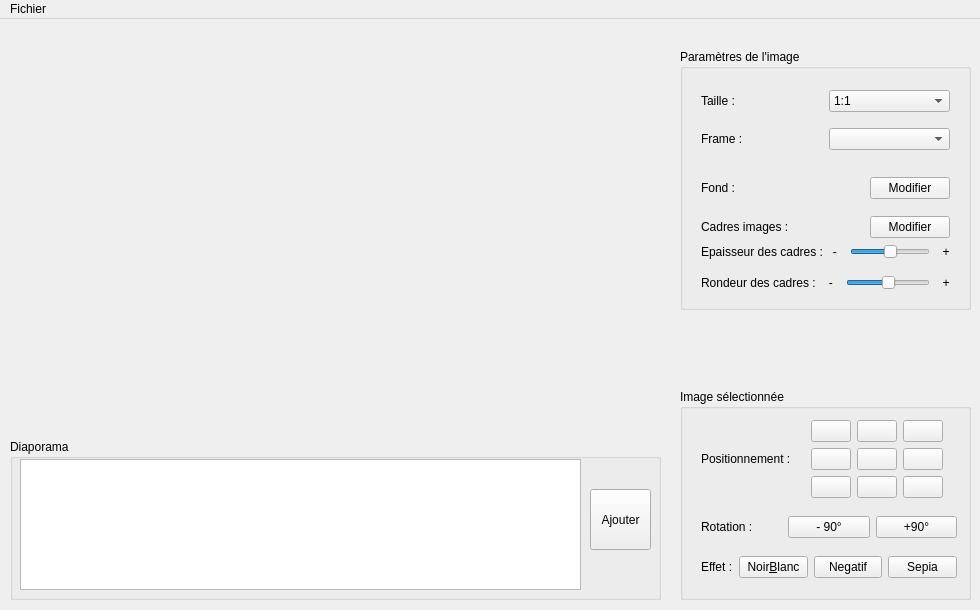
<?xml version="1.0" encoding="UTF-8"?>
<ui version="4.0">
 <class>MainWindow</class>
 <widget class="QMainWindow" name="MainWindow">
  <property name="geometry">
   <rect>
    <x>0</x>
    <y>0</y>
    <width>980</width>
    <height>610</height>
   </rect>
  </property>
  <property name="windowTitle">
   <string>MainWindow</string>
  </property>
  <widget class="QWidget" name="centralWidget">
   <widget class="QGroupBox" name="groupeGdeImage">
    <property name="geometry">
     <rect>
      <x>680</x>
      <y>30</y>
      <width>291</width>
      <height>261</height>
     </rect>
    </property>
    <property name="title">
     <string>Paramètres de l'image</string>
    </property>
    <widget class="QWidget" name="verticalLayoutWidget">
     <property name="geometry">
      <rect>
       <x>10</x>
       <y>30</y>
       <width>271</width>
       <height>222</height>
      </rect>
     </property>
     <layout class="QVBoxLayout" name="verticalLayout">
      <item>
       <layout class="QHBoxLayout" name="horizontalLayout_8">
        <item>
         <widget class="QLabel" name="labelTaille">
          <property name="text">
           <string>Taille :</string>
          </property>
         </widget>
        </item>
        <item>
         <widget class="QComboBox" name="taille">
          <item>
           <property name="text">
            <string>1:1</string>
           </property>
          </item>
          <item>
           <property name="text">
            <string>2:1</string>
           </property>
          </item>
          <item>
           <property name="text">
            <string>3:2</string>
           </property>
          </item>
          <item>
           <property name="text">
            <string>4:3</string>
           </property>
          </item>
          <item>
           <property name="text">
            <string>5:4</string>
           </property>
          </item>
          <item>
           <property name="text">
            <string>16:9</string>
           </property>
          </item>
         </widget>
        </item>
       </layout>
      </item>
      <item>
       <spacer name="verticalSpacer">
        <property name="orientation">
         <enum>Qt::Vertical</enum>
        </property>
        <property name="sizeHint" stdset="0">
         <size>
          <width>20</width>
          <height>40</height>
         </size>
        </property>
       </spacer>
      </item>
      <item>
       <layout class="QHBoxLayout" name="horizontalLayout_5">
        <item>
         <widget class="QLabel" name="labelFrame">
          <property name="text">
           <string>Frame :</string>
          </property>
         </widget>
        </item>
        <item>
         <widget class="QComboBox" name="frames">
          <property name="iconSize">
           <size>
            <width>30</width>
            <height>30</height>
           </size>
          </property>
          <property name="modelColumn">
           <number>0</number>
          </property>
          <item>
           <property name="text">
            <string/>
           </property>
           <property name="icon">
            <iconset>
             <normalon>:/frames/0</normalon>
            </iconset>
           </property>
          </item>
          <item>
           <property name="text">
            <string/>
           </property>
           <property name="icon">
            <iconset>
             <normalon>:/frames/1</normalon>
            </iconset>
           </property>
          </item>
          <item>
           <property name="text">
            <string/>
           </property>
           <property name="icon">
            <iconset>
             <normalon>:/frames/2</normalon>
            </iconset>
           </property>
          </item>
          <item>
           <property name="text">
            <string/>
           </property>
           <property name="icon">
            <iconset>
             <normalon>:/frames/3</normalon>
            </iconset>
           </property>
          </item>
          <item>
           <property name="text">
            <string/>
           </property>
           <property name="icon">
            <iconset>
             <normalon>:/frames/4</normalon>
            </iconset>
           </property>
          </item>
          <item>
           <property name="text">
            <string/>
           </property>
           <property name="icon">
            <iconset resource="Ressources.qrc">
             <normaloff>:/frames/5</normaloff>:/frames/5</iconset>
           </property>
          </item>
          <item>
           <property name="text">
            <string/>
           </property>
           <property name="icon">
            <iconset resource="Ressources.qrc">
             <normaloff>:/frames/6</normaloff>:/frames/6</iconset>
           </property>
          </item>
          <item>
           <property name="text">
            <string/>
           </property>
           <property name="icon">
            <iconset resource="Ressources.qrc">
             <normaloff>:/frames/7</normaloff>:/frames/7</iconset>
           </property>
          </item>
          <item>
           <property name="text">
            <string/>
           </property>
           <property name="icon">
            <iconset resource="Ressources.qrc">
             <normaloff>:/frames/8</normaloff>:/frames/8</iconset>
           </property>
          </item>
          <item>
           <property name="text">
            <string/>
           </property>
           <property name="icon">
            <iconset resource="Ressources.qrc">
             <normaloff>:/frames/9</normaloff>:/frames/9</iconset>
           </property>
          </item>
          <item>
           <property name="text">
            <string/>
           </property>
           <property name="icon">
            <iconset resource="Ressources.qrc">
             <normaloff>:/frames/10</normaloff>:/frames/10</iconset>
           </property>
          </item>
          <item>
           <property name="text">
            <string/>
           </property>
           <property name="icon">
            <iconset resource="Ressources.qrc">
             <normaloff>:/frames/11</normaloff>:/frames/11</iconset>
           </property>
          </item>
          <item>
           <property name="text">
            <string/>
           </property>
           <property name="icon">
            <iconset resource="Ressources.qrc">
             <normaloff>:/frames/12</normaloff>:/frames/12</iconset>
           </property>
          </item>
          <item>
           <property name="text">
            <string/>
           </property>
           <property name="icon">
            <iconset resource="Ressources.qrc">
             <normaloff>:/frames/13</normaloff>:/frames/13</iconset>
           </property>
          </item>
         </widget>
        </item>
       </layout>
      </item>
      <item>
       <spacer name="verticalSpacer_2">
        <property name="orientation">
         <enum>Qt::Vertical</enum>
        </property>
        <property name="sizeHint" stdset="0">
         <size>
          <width>20</width>
          <height>40</height>
         </size>
        </property>
       </spacer>
      </item>
      <item>
       <layout class="QHBoxLayout" name="horizontalLayout_10"/>
      </item>
      <item>
       <spacer name="verticalSpacer_5">
        <property name="orientation">
         <enum>Qt::Vertical</enum>
        </property>
        <property name="sizeHint" stdset="0">
         <size>
          <width>20</width>
          <height>40</height>
         </size>
        </property>
       </spacer>
      </item>
      <item>
       <layout class="QHBoxLayout" name="horizontalLayout_9">
        <item>
         <widget class="QLabel" name="labelFond">
          <property name="text">
           <string>Fond : </string>
          </property>
         </widget>
        </item>
        <item>
         <widget class="QLabel" name="couleurFond">
          <property name="text">
           <string/>
          </property>
         </widget>
        </item>
        <item>
         <widget class="QPushButton" name="btnModifierFond">
          <property name="text">
           <string>Modifier</string>
          </property>
         </widget>
        </item>
       </layout>
      </item>
      <item>
       <spacer name="verticalSpacer_3">
        <property name="orientation">
         <enum>Qt::Vertical</enum>
        </property>
        <property name="sizeHint" stdset="0">
         <size>
          <width>20</width>
          <height>40</height>
         </size>
        </property>
       </spacer>
      </item>
      <item>
       <layout class="QHBoxLayout" name="horizontalLayout_11">
        <item>
         <widget class="QLabel" name="labelCadre">
          <property name="text">
           <string>Cadres images :</string>
          </property>
         </widget>
        </item>
        <item>
         <widget class="QLabel" name="couleurCadres">
          <property name="text">
           <string/>
          </property>
         </widget>
        </item>
        <item>
         <widget class="QPushButton" name="btnCouleurCadres">
          <property name="text">
           <string>Modifier</string>
          </property>
         </widget>
        </item>
       </layout>
      </item>
      <item>
       <layout class="QHBoxLayout" name="horizontalLayout_7">
        <item>
         <widget class="QLabel" name="labelEpaisseur">
          <property name="text">
           <string>Epaisseur des cadres :   -  </string>
          </property>
         </widget>
        </item>
        <item>
         <widget class="QSlider" name="epaisseur">
          <property name="minimum">
           <number>1</number>
          </property>
          <property name="maximum">
           <number>9</number>
          </property>
          <property name="singleStep">
           <number>1</number>
          </property>
          <property name="value">
           <number>5</number>
          </property>
          <property name="orientation">
           <enum>Qt::Horizontal</enum>
          </property>
         </widget>
        </item>
        <item>
         <widget class="QLabel" name="labelRondeur2_2">
          <property name="text">
           <string>  +</string>
          </property>
         </widget>
        </item>
       </layout>
      </item>
      <item>
       <spacer name="verticalSpacer_4">
        <property name="orientation">
         <enum>Qt::Vertical</enum>
        </property>
        <property name="sizeHint" stdset="0">
         <size>
          <width>20</width>
          <height>40</height>
         </size>
        </property>
       </spacer>
      </item>
      <item>
       <layout class="QHBoxLayout" name="horizontalLayout_6">
        <item>
         <widget class="QLabel" name="labelRondeur">
          <property name="text">
           <string>Rondeur des cadres :    -  </string>
          </property>
         </widget>
        </item>
        <item>
         <widget class="QSlider" name="rondeur">
          <property name="minimum">
           <number>0</number>
          </property>
          <property name="maximum">
           <number>10</number>
          </property>
          <property name="singleStep">
           <number>1</number>
          </property>
          <property name="value">
           <number>5</number>
          </property>
          <property name="orientation">
           <enum>Qt::Horizontal</enum>
          </property>
         </widget>
        </item>
        <item>
         <widget class="QLabel" name="labelRondeur2">
          <property name="text">
           <string>  +</string>
          </property>
         </widget>
        </item>
       </layout>
      </item>
     </layout>
    </widget>
   </widget>
   <widget class="QGroupBox" name="groupPetiteImage">
    <property name="geometry">
     <rect>
      <x>680</x>
      <y>370</y>
      <width>291</width>
      <height>211</height>
     </rect>
    </property>
    <property name="title">
     <string>Image sélectionnée</string>
    </property>
    <widget class="QWidget" name="verticalLayoutWidget_2">
     <property name="geometry">
      <rect>
       <x>10</x>
       <y>20</y>
       <width>278</width>
       <height>180</height>
      </rect>
     </property>
     <layout class="QVBoxLayout" name="verticalLayout_2">
      <item>
       <layout class="QHBoxLayout" name="horizontalLayout_15">
        <item>
         <widget class="QLabel" name="labelPositionnement">
          <property name="text">
           <string>Positionnement :</string>
          </property>
         </widget>
        </item>
        <item>
         <spacer name="horizontalSpacer_2">
          <property name="orientation">
           <enum>Qt::Horizontal</enum>
          </property>
          <property name="sizeHint" stdset="0">
           <size>
            <width>40</width>
            <height>20</height>
           </size>
          </property>
         </spacer>
        </item>
        <item>
         <layout class="QGridLayout" name="gridLayout">
          <item row="0" column="0">
           <widget class="QPushButton" name="btnGH">
            <property name="minimumSize">
             <size>
              <width>0</width>
              <height>0</height>
             </size>
            </property>
            <property name="maximumSize">
             <size>
              <width>16000000</width>
              <height>16000000</height>
             </size>
            </property>
            <property name="text">
             <string/>
            </property>
            <property name="icon">
             <iconset>
              <normalon>:/logo/positionnement/GH</normalon>
             </iconset>
            </property>
           </widget>
          </item>
          <item row="0" column="1">
           <widget class="QPushButton" name="btnMH">
            <property name="text">
             <string/>
            </property>
            <property name="icon">
             <iconset>
              <normalon>:/logo/positionnement/MH</normalon>
             </iconset>
            </property>
           </widget>
          </item>
          <item row="0" column="2">
           <widget class="QPushButton" name="btnDH">
            <property name="text">
             <string/>
            </property>
            <property name="icon">
             <iconset>
              <normalon>:/logo/positionnement/DH</normalon>
             </iconset>
            </property>
           </widget>
          </item>
          <item row="1" column="0">
           <widget class="QPushButton" name="btnGM">
            <property name="text">
             <string/>
            </property>
            <property name="icon">
             <iconset>
              <normalon>:/logo/positionnement/GM</normalon>
             </iconset>
            </property>
           </widget>
          </item>
          <item row="1" column="1">
           <widget class="QPushButton" name="btnMM">
            <property name="text">
             <string/>
            </property>
            <property name="icon">
             <iconset>
              <normalon>:/logo/positionnement/MM</normalon>
             </iconset>
            </property>
           </widget>
          </item>
          <item row="1" column="2">
           <widget class="QPushButton" name="btnDM">
            <property name="text">
             <string/>
            </property>
            <property name="icon">
             <iconset>
              <normalon>:/logo/positionnement/DM</normalon>
             </iconset>
            </property>
           </widget>
          </item>
          <item row="2" column="0">
           <widget class="QPushButton" name="btnGB">
            <property name="text">
             <string/>
            </property>
            <property name="icon">
             <iconset>
              <normalon>:/logo/positionnement/GB</normalon>
             </iconset>
            </property>
           </widget>
          </item>
          <item row="2" column="1">
           <widget class="QPushButton" name="btnMB">
            <property name="text">
             <string/>
            </property>
            <property name="icon">
             <iconset>
              <normalon>:/logo/positionnement/MB</normalon>
             </iconset>
            </property>
           </widget>
          </item>
          <item row="1" column="3">
           <spacer name="horizontalSpacer">
            <property name="orientation">
             <enum>Qt::Horizontal</enum>
            </property>
            <property name="sizeHint" stdset="0">
             <size>
              <width>40</width>
              <height>20</height>
             </size>
            </property>
           </spacer>
          </item>
          <item row="2" column="2">
           <widget class="QPushButton" name="btnDB">
            <property name="text">
             <string/>
            </property>
            <property name="icon">
             <iconset>
              <normalon>:/logo/positionnement/DB</normalon>
             </iconset>
            </property>
           </widget>
          </item>
         </layout>
        </item>
       </layout>
      </item>
      <item>
       <spacer name="verticalSpacer_6">
        <property name="orientation">
         <enum>Qt::Vertical</enum>
        </property>
        <property name="sizeHint" stdset="0">
         <size>
          <width>20</width>
          <height>40</height>
         </size>
        </property>
       </spacer>
      </item>
      <item>
       <layout class="QHBoxLayout" name="horizontalLayout_14">
        <item>
         <widget class="QLabel" name="labelRotation">
          <property name="text">
           <string>Rotation :</string>
          </property>
         </widget>
        </item>
        <item>
         <widget class="QPushButton" name="btnMoins90">
          <property name="text">
           <string>- 90°</string>
          </property>
         </widget>
        </item>
        <item>
         <widget class="QPushButton" name="btnPlus90">
          <property name="text">
           <string>+90°</string>
          </property>
         </widget>
        </item>
       </layout>
      </item>
      <item>
       <spacer name="verticalSpacer_8">
        <property name="orientation">
         <enum>Qt::Vertical</enum>
        </property>
        <property name="sizeHint" stdset="0">
         <size>
          <width>20</width>
          <height>40</height>
         </size>
        </property>
       </spacer>
      </item>
      <item>
       <layout class="QHBoxLayout" name="horizontalLayout_13">
        <item>
         <widget class="QLabel" name="labelEffet">
          <property name="text">
           <string>Effet :</string>
          </property>
         </widget>
        </item>
        <item>
         <widget class="QPushButton" name="btnNoirBlanc">
          <property name="text">
           <string>Noir&amp;Blanc</string>
          </property>
         </widget>
        </item>
        <item>
         <widget class="QPushButton" name="btnNegatif">
          <property name="text">
           <string>Negatif</string>
          </property>
         </widget>
        </item>
        <item>
         <widget class="QPushButton" name="btnSepia">
          <property name="text">
           <string>Sepia</string>
          </property>
         </widget>
        </item>
       </layout>
      </item>
     </layout>
    </widget>
   </widget>
   <widget class="QWidget" name="monGrandWidget" native="true">
    <property name="geometry">
     <rect>
      <x>10</x>
      <y>20</y>
      <width>441</width>
      <height>381</height>
     </rect>
    </property>
    <widget class="QWidget" name="verticalLayoutWidget_3">
     <property name="geometry">
      <rect>
       <x>0</x>
       <y>0</y>
       <width>421</width>
       <height>381</height>
      </rect>
     </property>
     <layout class="QVBoxLayout" name="monGrandLayout">
      <property name="spacing">
       <number>2</number>
      </property>
      <property name="sizeConstraint">
       <enum>QLayout::SetDefaultConstraint</enum>
      </property>
     </layout>
    </widget>
   </widget>
   <widget class="QGroupBox" name="groupDiapo">
    <property name="geometry">
     <rect>
      <x>10</x>
      <y>420</y>
      <width>651</width>
      <height>161</height>
     </rect>
    </property>
    <property name="minimumSize">
     <size>
      <width>0</width>
      <height>0</height>
     </size>
    </property>
    <property name="autoFillBackground">
     <bool>false</bool>
    </property>
    <property name="title">
     <string>Diaporama</string>
    </property>
    <widget class="QPushButton" name="btnAjouter">
     <property name="geometry">
      <rect>
       <x>580</x>
       <y>50</y>
       <width>61</width>
       <height>61</height>
      </rect>
     </property>
     <property name="text">
      <string>Ajouter</string>
     </property>
    </widget>
    <widget class="QGraphicsView" name="graphicsViewDiaporama">
     <property name="geometry">
      <rect>
       <x>10</x>
       <y>20</y>
       <width>561</width>
       <height>131</height>
      </rect>
     </property>
    </widget>
   </widget>
   <widget class="QWidget" name="MonTresGrandWidget" native="true">
    <property name="geometry">
     <rect>
      <x>9</x>
      <y>20</y>
      <width>661</width>
      <height>381</height>
     </rect>
    </property>
    <layout class="QVBoxLayout" name="verticalLayout_3"/>
   </widget>
   <zorder>MonTresGrandWidget</zorder>
   <zorder>groupPetiteImage</zorder>
   <zorder>groupDiapo</zorder>
   <zorder>monGrandWidget</zorder>
   <zorder>groupeGdeImage</zorder>
  </widget>
  <widget class="QMenuBar" name="menuBar">
   <property name="geometry">
    <rect>
     <x>0</x>
     <y>0</y>
     <width>980</width>
     <height>21</height>
    </rect>
   </property>
   <widget class="QMenu" name="menuFichier">
    <property name="title">
     <string>Fichier</string>
    </property>
    <addaction name="actionSauvegarder"/>
    <addaction name="actionQuitter"/>
   </widget>
   <addaction name="menuFichier"/>
  </widget>
  <action name="actionNouveau">
   <property name="text">
    <string>Nouveau</string>
   </property>
  </action>
  <action name="actionSauvegarder">
   <property name="text">
    <string>Sauvegarder</string>
   </property>
  </action>
  <action name="actionQuitter">
   <property name="text">
    <string>Quitter</string>
   </property>
  </action>
 </widget>
 <layoutdefault spacing="6" margin="11"/>
 <resources>
  <include location="Ressources.qrc"/>
 </resources>
 <connections/>
</ui>
